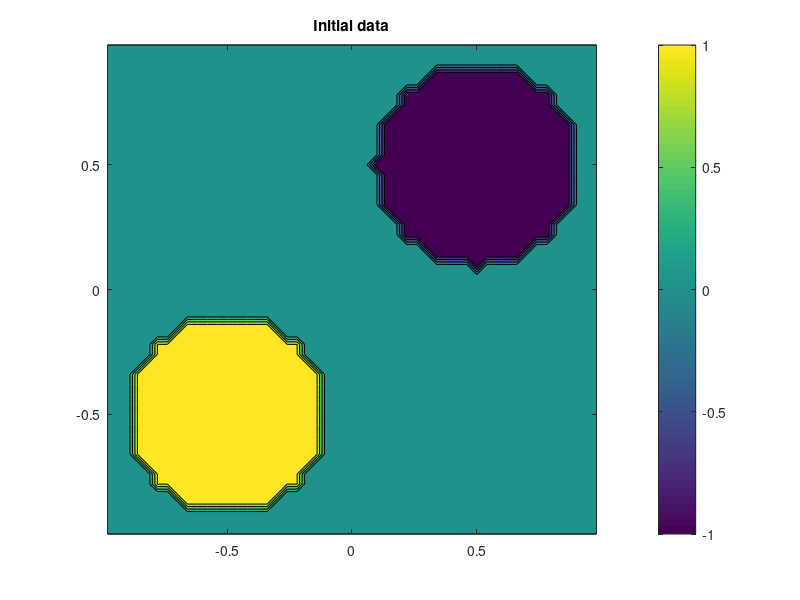

Source code (MATLAB): (Note: this script raises an error after producing the figure.)
%% Dimensional Splitting: Central-Difference Scheme (NT)
% A test of dimensional splitting for the 2D scalar conservation law
% 
% $$u_t + (u^2)_x/2 + (u^3)_y/3 = 0.$$
%
% Uses the second-order NT central scheme for the one-dimensional solvers.
% For more information, see <testDS.html front-tracking example>.

%% Initial setup
xmin=-1.0; xmax=1.0;
T = 2.0;
N = 50; 
h = (xmax-xmin)/N;
x = xmin:h:xmax; y = 0.5*(x(1:end-1)+x(2:end));
[X,Y] = meshgrid(y,y);

%%
% The initial function u0 is equal -1 inside a circle of radius 0.4
% centered at (-1/2,-1/2), equal 1 inside a circle of radius 0.4 centered
% at (1/2,1/2), and zero otherwise. For later use, we define an anonymous
% function to do the computation of u0.
initData = (@(x,y) 1.0*((x+0.5).^2 + (y+0.5).^2 < 0.16) ...
   - 1.0*((x-0.5).^2 + (y-0.5).^2 < 0.16));
u0 = initData(X,Y);
contourf(X,Y,u0,-1:0.25:1); axis equal; colorbar, title('Initial data')

%% Number of time steps
% In the first example, we fix the grid resolution and compare the
% approximate solutions generated with four different splitting steps (n=1,
% 4, 16, 64).
for i=1:4,
   tic;
   u=NTds(u0,y,y,'burger','cub',4^(i-1), T,'wbar','periodic');
   t=toc; st=sprintf('%4.2f',t);

   subplot(2,2,i);
   contourf(y,y,u,30), axis equal image; colorbar
   title( sprintf('Grid: %dx%d, Steps: %d', N, N, 4^(i-1)));
   xlabel(['Time used: ', st,' sec.']);
   p=get(gca,'position'); p([3 4])=p([3 4])+0.03;
   set(gca,'position',p,'XTickLabel',[]);
end
%%
% As was observed for the <testDS.html same problem> with the
% front-tracking algorithm, it is amazing to observe how well the operator
% splitting method resolves the dynamics of the solution using only a few
% splitting steps.

%% Various grids
% In the second test, we fix the CFL number to 20 and consider four
% different grid resolutions.
CFL=20;
for i=1:4,
   N= 32*(2^(i-1));
   h = (xmax-xmin)/N; delta=0.1/sqrt(N); 
   x = xmin:h:xmax; 
   y = 0.5*(x(1:end-1)+x(2:end));
   [X,Y] = meshgrid(y,y);
   u0=initData(X,Y);
   
   tic;
   Nstep=ceil(T/(CFL*h));
   u=NTds(u0,x,x,'burger','cub',Nstep,T,'wbar','periodic');
   t=toc; st=sprintf('%4.2f',t);

   subplot(2,2,i);
   pcolor(y,y,u), axis equal image; shading flat; colorbar
   title( sprintf('Grid: %dx%d, Steps: %d', N, N, Nstep));
   xlabel(['Time used: ', st,' sec.']);
   p=get(gca,'position'); p([3 4])=p([3 4])+0.03;
   set(gca,'position',p,'XTickLabel',[]);
end
